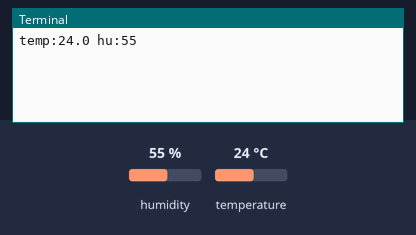
The program below on a simulated Raspberry Pi (BCM pin numbers). On the bench: the last lines printed to the terminal. The test bench sets the inputs (shaded band); at power-on: humidity 55 %, temperature 24 °C. Files the program writes start out absent.

Above: at 1.2 s.
1.3 s: humidity set to 22 %
At 2.1 s:
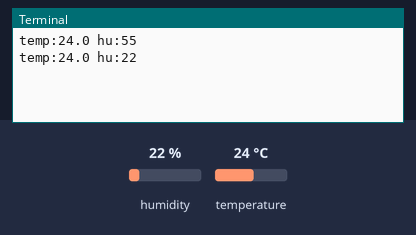
3.0 s: temperature set to 12 °C
At 4.5 s:
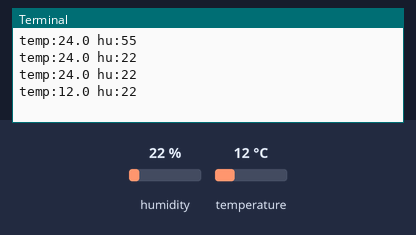
4.7 s: humidity set to 40 %
At 5.7 s:
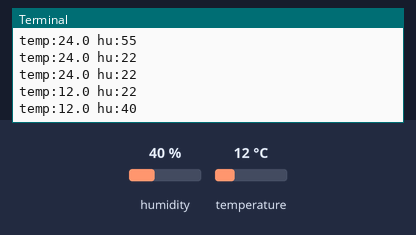
Timing chart, 0 to 7.7 s (numbered marks = the images above; inputs shaded):
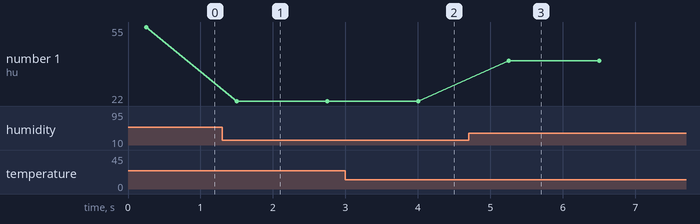

Measured:
- after the input at 1.3 s, the terminal: prints a new line after 0.20 s (image 1)
- after the input at 3.0 s, the terminal: prints a new line after 1.0 s (image 2)
- after the input at 4.7 s, the terminal: prints a new line after 0.55 s (image 3)
- plotted number 1: 55 → 22 after the input at 1.3 s, 22 → 40 after the input at 4.7 s

The program:

read_save_sensordata.py
```python
#!/usr/bin/env python3

# 引入Adafruit_DHT
import time
#import Adafruit_DHT
from seeed_dht import DHT
import csv

# 定义sensor型号为DHT11，引脚为D18
sensor = DHT('11', 18)
filename = "hu_temp.csv"

# start_time = time.time()

f = open('csv_file.csv', 'w', encoding='utf-8')
csv_write = csv.writer(f)

for i in range(10):
    # 读取温湿度数据到temp和hu两个变量中
    hu, temp = sensor.read()
    # 打印出结果
    print('temp:{0:0.1f} hu:{1}'.format(temp, hu))
    data = [temp, hu]
    # writing the fields
    csv_write.writerow(data)
    # 循环延迟设为3秒
    time.sleep(1)

f.close()
```
